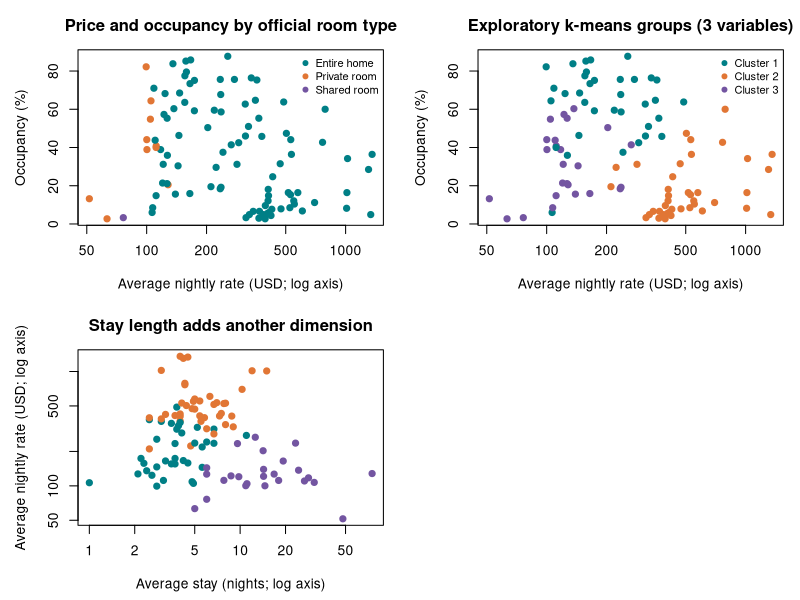

This chart was generated by the following R code:
# Run from the repository root: Rscript explore_clusters.R
# Exploratory analysis only: k-means partitions data even without natural groups.
library(cluster)
d <- read.csv("data/san_diego_listings.csv", na.strings = c("", "NA"))
dir.create("outputs", showWarnings = FALSE)
vars <- c("ttm_avg_rate", "ttm_occupancy", "ttm_avg_length_of_stay",
          "ttm_avg_min_nights", "cleaning_fee", "guests", "bedrooms",
          "rating_overall", "num_reviews", "instant_book")
write.csv(data.frame(variable = vars,
  missing = sapply(d[vars], function(x) sum(is.na(x)))),
  "outputs/missingness.csv", row.names = FALSE)
# There is no explicit active-status column; positive bookings is a proxy only.
keep <- complete.cases(d[c("ttm_avg_rate", "ttm_occupancy",
                          "ttm_avg_length_of_stay", "ttm_avg_min_nights")]) &
  d$ttm_reserved_days > 0 & d$ttm_avg_rate > 0 &
  d$ttm_avg_length_of_stay > 0 & d$ttm_avg_min_nights > 0
d <- d[keep, ]
features <- data.frame(log_price = log(d$ttm_avg_rate),
  occupancy = d$ttm_occupancy,
  log_stay = log(d$ttm_avg_length_of_stay),
  log_minimum = log(d$ttm_avg_min_nights))
# Standardizing gives each transformed variable equal initial weight.
fit_candidates <- function(x, label) {
  x <- scale(x)
  distances <- dist(x)
  fits <- lapply(2:6, function(k) {
    set.seed(167 + k)
    kmeans(x, centers = k, nstart = 100, iter.max = 100)
  })
  scores <- data.frame(model = label, k = 2:6,
    within_ss = sapply(fits, function(f) f$tot.withinss),
    silhouette = sapply(fits, function(f)
      mean(silhouette(f$cluster, distances)[, "sil_width"])))
  list(scores = scores, best = fits[[which.max(scores$silhouette)]])
}
a <- fit_candidates(features[1:3], "Price + occupancy + stay")
b <- fit_candidates(features, "Plus minimum nights")
scores <- rbind(a$scores, b$scores)
write.csv(scores, "outputs/cluster_scores.csv", row.names = FALSE)
d$cluster <- a$best$cluster
profile_vars <- c("ttm_avg_rate", "ttm_occupancy", "ttm_avg_length_of_stay",
                  "ttm_avg_min_nights")
profiles <- aggregate(d[profile_vars], list(cluster = d$cluster), median)
profiles$n <- as.vector(table(d$cluster))
write.csv(profiles, "outputs/cluster_medians.csv", row.names = FALSE)
write.csv(as.data.frame(table(d$cluster, d$room_type)),
          "outputs/cluster_room_types.csv", row.names = FALSE)
palette <- c("#007F86", "#E17635", "#7355A1", "#C84663", "#557B35", "#85603B")
png("outputs/exploration.png", width = 1800, height = 1400, res = 160)
par(mfrow = c(2, 2), mar = c(4.5, 4.7, 3, 1))
room_levels <- c("entire_home", "private_room", "shared_room")
plot(d$ttm_avg_rate, 100 * d$ttm_occupancy, log = "x", pch = 19,
 col = palette[match(d$room_type, room_levels)],
 xlab = "Average nightly rate (USD; log axis)", ylab = "Occupancy (%)",
 main = "Price and occupancy by official room type")
legend("topright", c("Entire home", "Private room", "Shared room"),
       col = palette[1:3], pch = 19, bty = "n", cex = .8)
plot(d$ttm_avg_rate, 100 * d$ttm_occupancy, log = "x", pch = 19,
 col = palette[d$cluster], xlab = "Average nightly rate (USD; log axis)",
 ylab = "Occupancy (%)", main = "Exploratory k-means groups (3 variables)")
legend("topright", paste("Cluster", sort(unique(d$cluster))),
       col = palette[sort(unique(d$cluster))], pch = 19, bty = "n", cex = .8)
plot(d$ttm_avg_length_of_stay, d$ttm_avg_rate, log = "xy", pch = 19,
 col = palette[d$cluster], xlab = "Average stay (nights; log axis)",
 ylab = "Average nightly rate (USD; log axis)", main = "Stay length adds another dimension")
# Leave the fourth panel blank in the shareable image.
plot.new()
dev.off()
cat("Listings retained:", nrow(d), "\n")
print(scores, row.names = FALSE)
print(profiles, row.names = FALSE)
print(table(cluster = d$cluster, room_type = d$room_type))
cat("Spearman price/occupancy correlation:",
    cor(d$ttm_avg_rate, d$ttm_occupancy, method = "spearman"), "\n")
